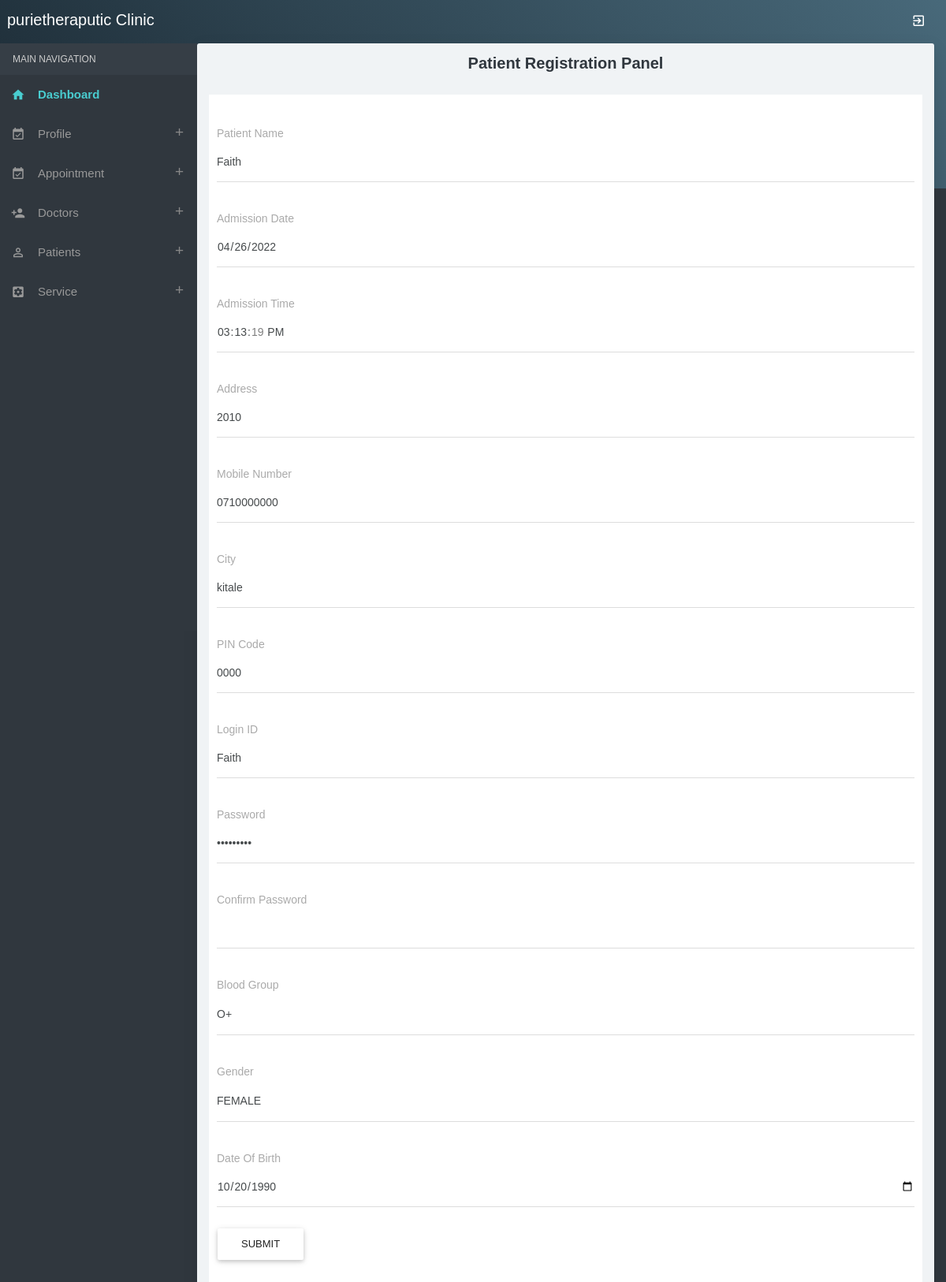
The app's page /patient.php?editid=10 (signed in) with its own data.
### tables this page shows
CREATE TABLE `patient` (
  `patientid` int(10) NOT NULL,
  `patientname` varchar(50) NOT NULL,
  `admissiondate` date NOT NULL,
  `admissiontime` time NOT NULL,
  `address` varchar(250) NOT NULL,
  `mobileno` varchar(15) NOT NULL,
  `city` varchar(25) NOT NULL,
  `pincode` varchar(20) NOT NULL,
  `loginid` varchar(50) NOT NULL,
  `password` varchar(25) NOT NULL,
  `bloodgroup` varchar(20) NOT NULL,
  `gender` varchar(10) NOT NULL,
  `dob` date NOT NULL,
  `status` varchar(10) NOT NULL
);

### patient.php (the view, shortened to what this page needs)
<?php
include("adformheader.php");
include("dbconnection.php");
if(isset($_GET[editid]))
{
	$sql="SELECT * FROM patient WHERE patientid='$_GET[editid]' ";
	$qsql = mysqli_query($con,$sql);
	$rsedit = mysqli_fetch_array($qsql);
}
?>
<div class="container-fluid">
    <div class="block-header">
        <h2 class="text-center">Patient Registration Panel</h2>
    </div>
    <div class="card">
        <form method="post" action="" name="frmpatient" onSubmit="return validateform()" style="padding: 10px">
            <div class="form-group"><label>Patient Name</label>
                <div class="form-line">
                    <input class="form-control" type="text" name="patientname" id="patientname"
                        value="<?php echo $rsedit[patientname]; ?>" />
                </div>
            </div>
            <?php
			if(isset($_GET[editid]))
			{
				?>
            <div class="form-group"><label>Admission Date</label>
                <div class="form-line">
                    <input class="form-control" type="date" name="admissiondate" id="admissiondate"
                        value="<?php echo $rsedit[admissiondate]; ?>" readonly />
                </div>
            </div>
            <div class="form-group"><label>Admission Time</label>
                <div class="form-line">
                    <input class="form-control" type="time" name="admissiontme" id="admissiontme"
                        value="<?php echo $rsedit[admissiontime]; ?>" readonly />
                </div>
            </div>
            <?php
			}
			?>
            <div class="form-group">
                <label>Address</label>
                <div class="form-line">
                    <input class="form-control " name="address" id="tinymce" value="<?php echo $rsedit[address]; ?>">
                </div>
            </div>
            <div class="form-group"><label>Mobile Number</label>
                <div class="form-line">
                    <input class="form-control" type="text" name="mobilenumber" id="mobilenumber"
                        value="<?php echo $rsedit[mobileno]; ?>" />
                </div>
            </div>
            <div class="form-group"><label>City</label>
                <div class="form-line">
                    <input class="form-control" type="text" name="city" id="city"
                        value="<?php echo $rsedit[city]; ?>" />
                </div>
            </div>
            <div class="form-group"><label>PIN Code</label>
                <div class="form-line">
                    <input class="form-control" type="text" name="pincode" id="pincode"
                        value="<?php echo $rsedit[pincode]; ?>" />
                </div>
            </div>
            <div class="form-group"><label>Login ID</label>
                <div class="form-line">
                    <input class="form-control" type="text" name="loginid" id="loginid"
                        value="<?php echo $rsedit[loginid]; ?>" />
                </div>
            </div>
            <div class="form-group"><label>Password</label>
                <div class="form-line">
                    <input class="form-control" type="password" name="password" id="password"
                        value="<?php echo $rsedit[password]; ?>" />
                </div>
            </div>
            <div class="form-group"><label>Confirm Password</label>
                <div class="form-line">
                    <input class="form-control" type="password" name="confirmpassword" id="confirmpassword"
                        value="<?php echo $rsedit[confirmpassword]; ?>" />
                </div>
            </div>
            <div class="form-group"><label>Blood Group</label>
                <div class="form-line"><select class="form-control show-tick" name="select2" id="select2">
                        <?php
					$arr = array("A+","A-","B+","B-","O+","O-","AB+","AB-");
					foreach($arr as $val)
					{
						if($val == $rsedit[bloodgroup])
						{
							echo "<option value='$val' selected>$val</option>";
						}
						else
						{
							echo "<option value='$val'>$val</option>";
						}
					}
					?>
                    </select>
                </div>
            </div>
            <div class="form-group"><label>Gender</label>
                <div class="form-line"><select class="form-control show-tick" name="select3" id="select3">
                        <?php
				$arr = array("MALE","FEMALE");
				foreach($arr as $val)
				{
					if($val == $rsedit[gender])
					{
						echo "<option value='$val' selected>$val</option>";
					}
					else
					{
						echo "<option value='$val'>$val</option>";
					}
				}
				?>
                    </select>
                </div>
            </div>
            <div class="form-group"><label>Date Of Birth</label>
                <div class="form-line">
                    <input class="form-control" type="date" name="dateofbirth" max="<?php echo date("Y-m-d"); ?>"
                        id="dateofbirth" value="<?php echo $rsedit[dob]; ?>" />
                </div>
            </div>
            <input class="btn btn-default" type="submit" name="submit" id="submit" value="Submit" />
        </form>
        <p>&nbsp;</p>
    </div>
</div>
<?php
include("adformfooter.php");
?>

### records on screen
patient: patientname "Faith", admissiondate "04/26/2022", admissiontme "15:13:19", address "2010", mobilenumber "0710000000", city "kitale", pincode "0000", loginid "Faith", select2 "O+", select3 "FEMALE", dateofbirth "10/20/1990"
